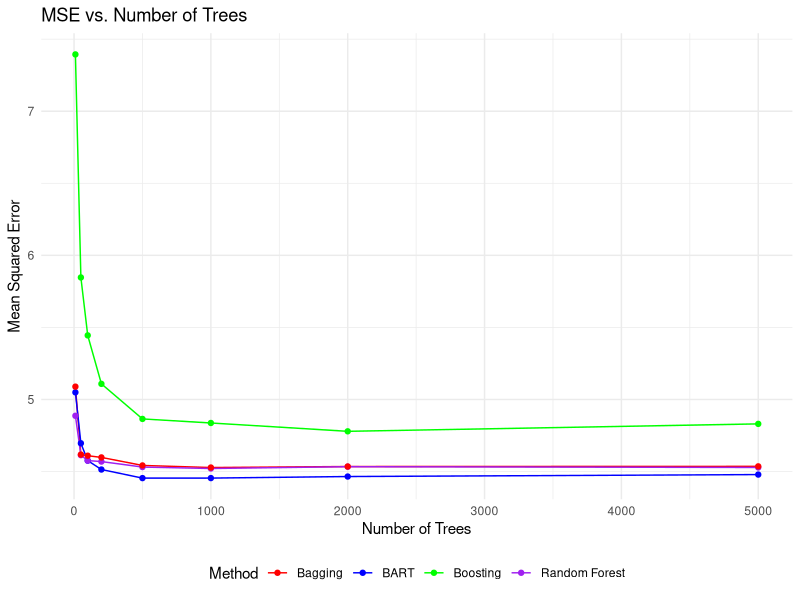
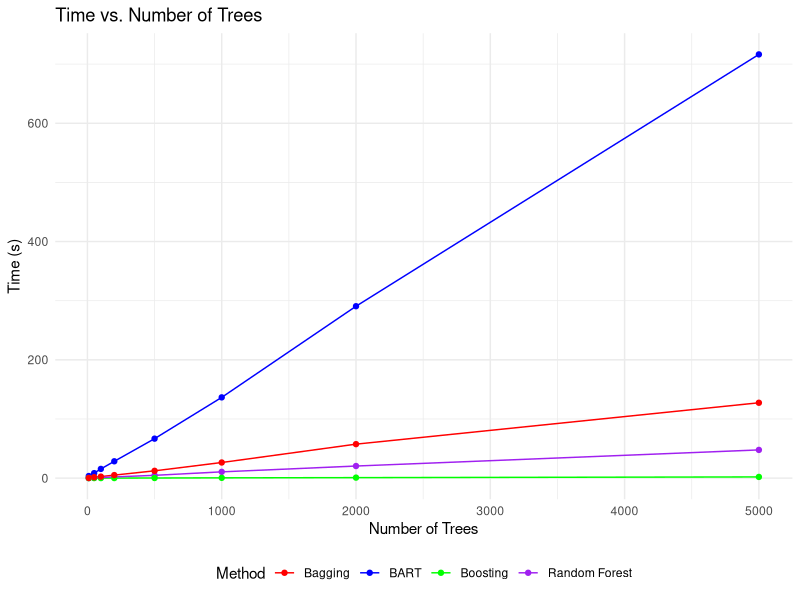

These charts were generated, in order, by the following R code:
library(ggplot2)

# import the data
data <- read.csv("outputs/abalone_results.csv")

mse_plot <- ggplot(data, aes(x = ntree, y = mse, color = method)) +
  geom_line() +
  geom_point() +
  labs(title = "MSE vs. Number of Trees",
       x = "Number of Trees",
       y = "Mean Squared Error",
       color = "Method"
       ) +
  theme_minimal() +
  theme(legend.position = "bottom") +
  scale_color_manual(values = c("red", "blue", "green", "purple"))



time_plot <-ggplot(data, aes(x = ntree, y = time, color = method)) +
  geom_line() +
  geom_point() +
  labs(title = "Time vs. Number of Trees",
       x = "Number of Trees",
       y = "Time (s)",
       color = "Method") +
  theme_minimal() +
  theme(legend.position = "bottom") +
  scale_color_manual(values = c("red", "blue", "green", "purple"))

#save the plots
ggsave("outputs/mse_plot.pdf", mse_plot, width = 6, height = 4)
ggsave("outputs/time_plot.pdf", time_plot, width = 6, height = 4)